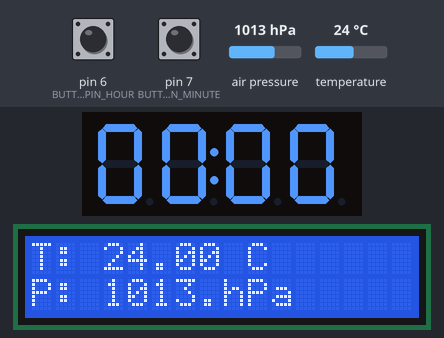
Bench run of a program on a simulated Arduino Nano, built with avr-gcc and run on an emulated ATmega328P. On the bench: 4-digit seven-segment display, 16×2 character LCD. The inputs (shaded band) are chosen by the test bench; at power-on: pin 6 (BUTTON_PIN_HOUR) HIGH, pin 7 (BUTTON_PIN_MINUTE) HIGH, air pressure 1013 hPa, temperature 24 °C. What the program prints to the serial monitor is not drawn.

Above: at 1.6 s.
1.7 s: pin 6 (BUTTON_PIN_HOUR) pulled LOW for 0.15 s
At 2.8 s:
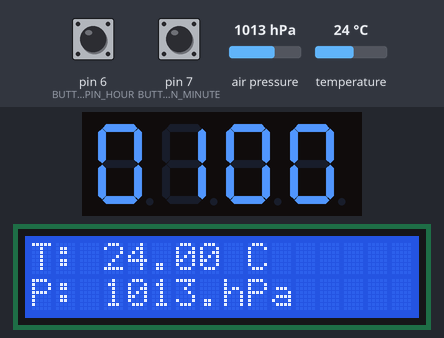
4.5 s: pin 7 (BUTTON_PIN_MINUTE) pulled LOW for 0.15 s
At 5.8 s:
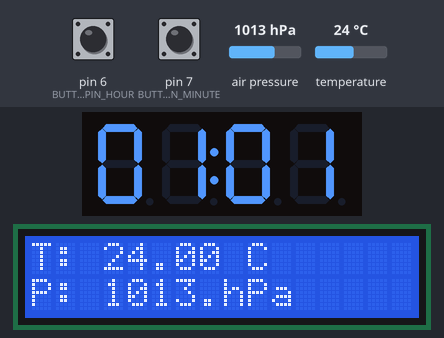
7.5 s: air pressure set to 952 hPa
At 8.7 s:
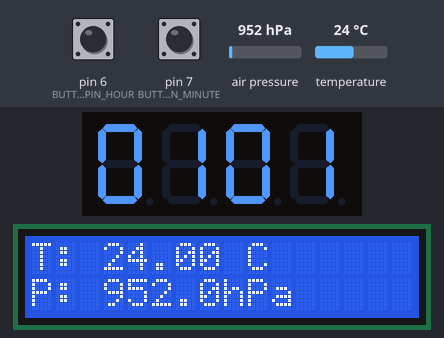
10.5 s: temperature set to 12 °C
At 13.4 s:
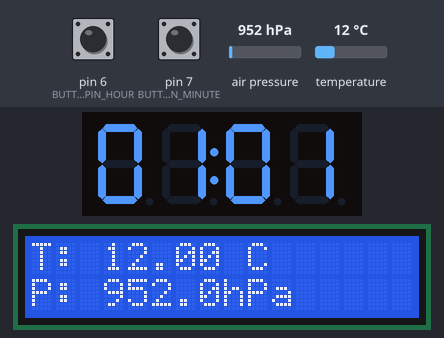
13.5 s: pin 6 (BUTTON_PIN_HOUR) pulled LOW for 1 s
At 16.9 s:
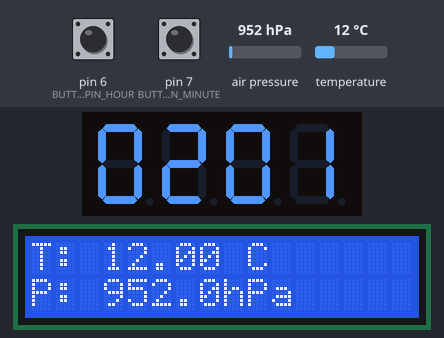
17.0 s: pin 7 (BUTTON_PIN_MINUTE) pulled LOW for 1 s
At 18.7 s:
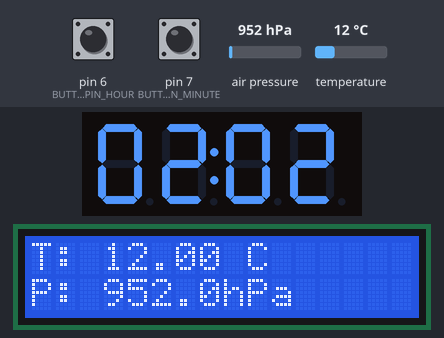
Timing chart, 0 to 20.2 s (numbered marks = the images above; inputs shaded):
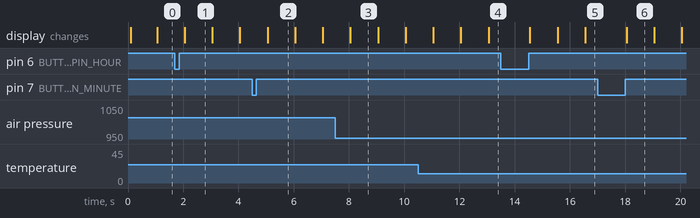

Measured:
- after the input at 1.7 s, the display: changes after 0.35 s (image 1)
- after the input at 4.5 s, the display: changes after 0.55 s (image 2)
- after the input at 7.5 s, the display: changes after 0.55 s (image 3)
- after the input at 10.5 s, the display: changes after 0.55 s (image 4)
- after the input at 13.5 s, the display: changes after 1.1 s (image 5)
- after the input at 17.0 s, the display: changes after 1.1 s (image 6)

The program:

main.cpp
```cpp
#include <Arduino.h>
#include <Wire.h>
#include <Adafruit_BMP280.h>
#include <LiquidCrystal_I2C.h>
#include <TM1637Display.h>

#define CLK 2
#define DIO 3
#define BUTTON_PIN_HOUR 6
#define BUTTON_PIN_MINUTE 7

Adafruit_BMP280 bmp280; // I2C interface
LiquidCrystal_I2C lcd(0x27, 16, 2);
TM1637Display display(CLK, DIO);

uint8_t data[] = {0xff, 0xff, 0xff, 0xff};
uint8_t blank[] = {0x00, 0x00, 0x00, 0x00};

int hours = 0;
int minutes = 0;
int seconds = 0;  // Track seconds as time passes
bool showColon = false;

// Variables for non-blocking timing
unsigned long lastSecondUpdate = 0;
unsigned long lastButtonCheck = 0;
unsigned long lastDisplayUpdate = 0;
const unsigned long secondInterval = 1000;  // 1 second interval for time tracking
const unsigned long buttonInterval = 100;   // 100ms interval for checking buttons
const unsigned long displayInterval = 1000; // 1 second interval for updating display

void setup()
{
  Serial.begin(115200);
  delay(10);
  Serial.println("Starting...");
  display.setBrightness(0x0f);
  display.setSegments(data);
  Wire.begin(); // Initializes the I2C bus (A4 = SDA, A5 = SCL on Nano)

  lcd.init();
  lcd.backlight();
  lcd.setCursor(3, 0);

  if (!bmp280.begin(0x76))
  { // Use 0x76 or 0x77 depending on your BMP280
    Serial.println("Could not find a valid BMP280 sensor, check wiring!");
    while (1);
  }

  pinMode(BUTTON_PIN_HOUR, INPUT_PULLUP);
  pinMode(BUTTON_PIN_MINUTE, INPUT_PULLUP);
}

void checkButtons();
void updateDisplayAndReadings();
void incrementTime();
void sendToSevenSegment(int16_t value, bool showDecimalPoint);

void loop()
{
  unsigned long currentMillis = millis();

  // Track time every second
  if (currentMillis - lastSecondUpdate >= secondInterval)
  {
    lastSecondUpdate = currentMillis;
    incrementTime();
  }

  // Check buttons every 100ms
  if (currentMillis - lastButtonCheck >= buttonInterval)
  {
    lastButtonCheck = currentMillis;
    checkButtons();
  }

  // Update display and readings every 1 second
  if (currentMillis - lastDisplayUpdate >= displayInterval)
  {
    lastDisplayUpdate = currentMillis;
    updateDisplayAndReadings();
  }
}

void incrementTime()
{
  seconds++;
  if (seconds >= 60)
  {
    seconds = 0;
    minutes++;
    if (minutes >= 60)
    {
      minutes = 0;
      hours++;
      if (hours >= 24)
      {
        hours = 0;  // Reset after 24 hours
      }
    }
  }
}

void checkButtons()
{
  if (digitalRead(BUTTON_PIN_HOUR) == LOW)
  {
    hours++;
    if (hours >= 24) hours = 0; // Roll over to 0 after 23
    Serial.print("Hours incremented to: ");
    Serial.println(hours);
    while (digitalRead(BUTTON_PIN_HOUR) == LOW) { } // Wait for button release
  }

  if (digitalRead(BUTTON_PIN_MINUTE) == LOW)
  {
    minutes++;
    if (minutes >= 60) minutes = 0; // Roll over to 0 after 59
    Serial.print("Minutes incremented to: ");
    Serial.println(minutes);
    while (digitalRead(BUTTON_PIN_MINUTE) == LOW) { } // Wait for button release
  }
}

void updateDisplayAndReadings()
{
  // Get temperature and pressure values
  float temperature = bmp280.readTemperature(); // Temperature in °C
  float pressure = bmp280.readPressure();       // Pressure in Pa

  lcd.setCursor(0, 0);
  lcd.print("T: ");
  lcd.setCursor(3, 0);
  lcd.print(temperature);
  lcd.setCursor(8, 0);
  lcd.print(" C");

  lcd.setCursor(0, 1);
  lcd.print("P: ");
  lcd.setCursor(3, 1);
  String pressureString = String(pressure / 100.0f, 2);
  lcd.print(pressureString);
  lcd.setCursor(8, 1);
  lcd.print("hPa");

  // Print to Serial Monitor
  Serial.print("Temperature: ");
  Serial.print(temperature);
  Serial.print(" C\tPressure: ");
  Serial.print(pressure);
  Serial.println(" Pa");

  // Calculate temperature in Fahrenheit
  float fahrenheit = 1.8 * temperature + 32;
  Serial.print("Temperature in Fahrenheit: ");
  Serial.print(fahrenheit);
  Serial.println(" °F");

  // Toggle colon and send time to 7-segment display
  showColon = !showColon;
  sendToSevenSegment(hours * 100 + minutes, showColon);
}

void sendToSevenSegment(int16_t value, bool showDecimalPoint)
{
  uint8_t dots = showDecimalPoint ? 0b01000000 : 0;
  display.showNumberDecEx(value, dots, true);
}
```
